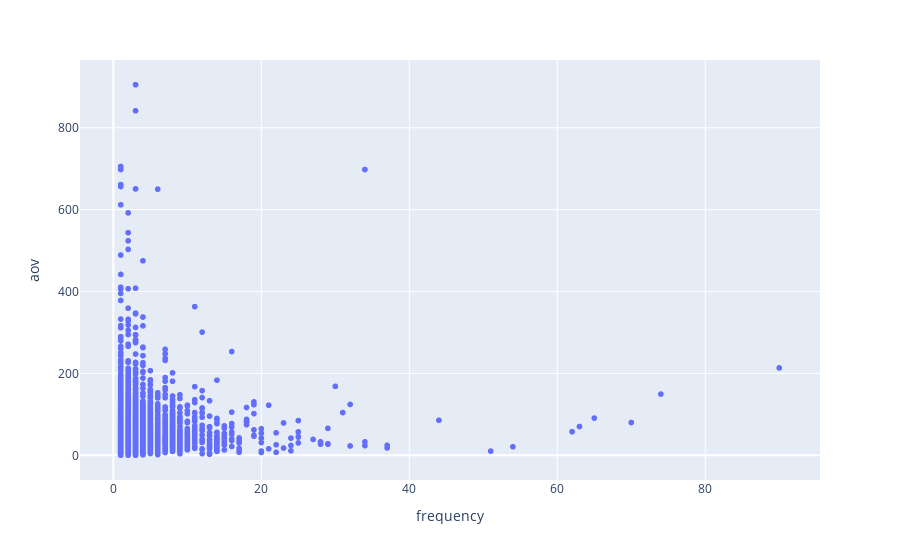

The notebook cell saved with this chart:
### Code cell
px.scatter(data_frame=trainset.query("aov<1000"), x="frequency", y="aov")

### Figure 1 — Plotly figure (JSON) as saved in the notebook; plotly's stock layout.template omitted (floating-point values rounded to 4 significant figures; data arrays with more than 128 entries replaced by an {"elided": "..."} marker saying what was removed)
{"data": [{"hovertemplate": "frequency=%{x}<br>aov=%{y}<extra></extra>", "legendgroup": "", "marker": {"color": "#636efa", "symbol": "circle"}, "mode": "markers", "name": "", "showlegend": false, "type": "scattergl", "x": {"elided": "3353 int values"}, "xaxis": "x", "y": {"elided": "3353 float values"}, "yaxis": "y"}], "layout": {"legend": {"tracegroupgap": 0}, "margin": {"t": 60}, "xaxis": {"anchor": "y", "domain": [0, 1], "title": {"text": "frequency"}}, "yaxis": {"anchor": "x", "domain": [0, 1], "title": {"text": "aov"}}}}
